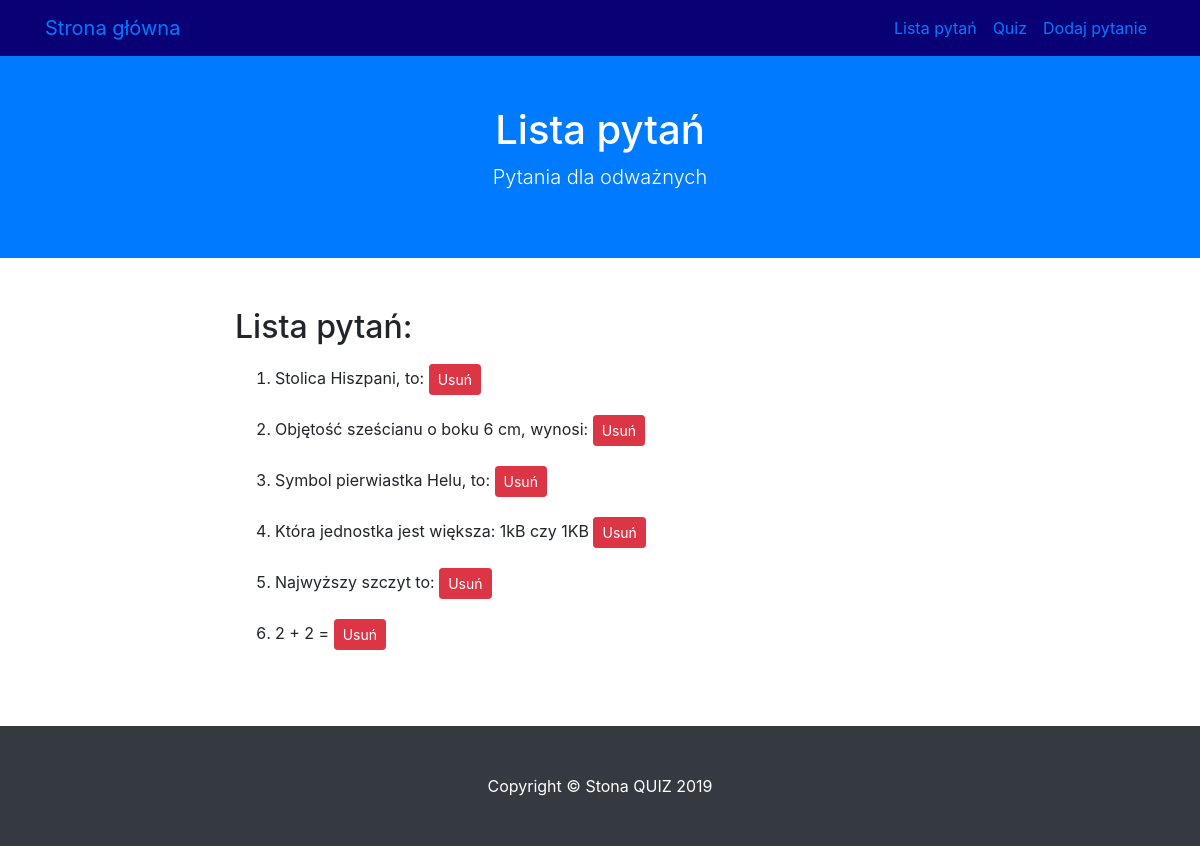
The app's page /lista, older data.
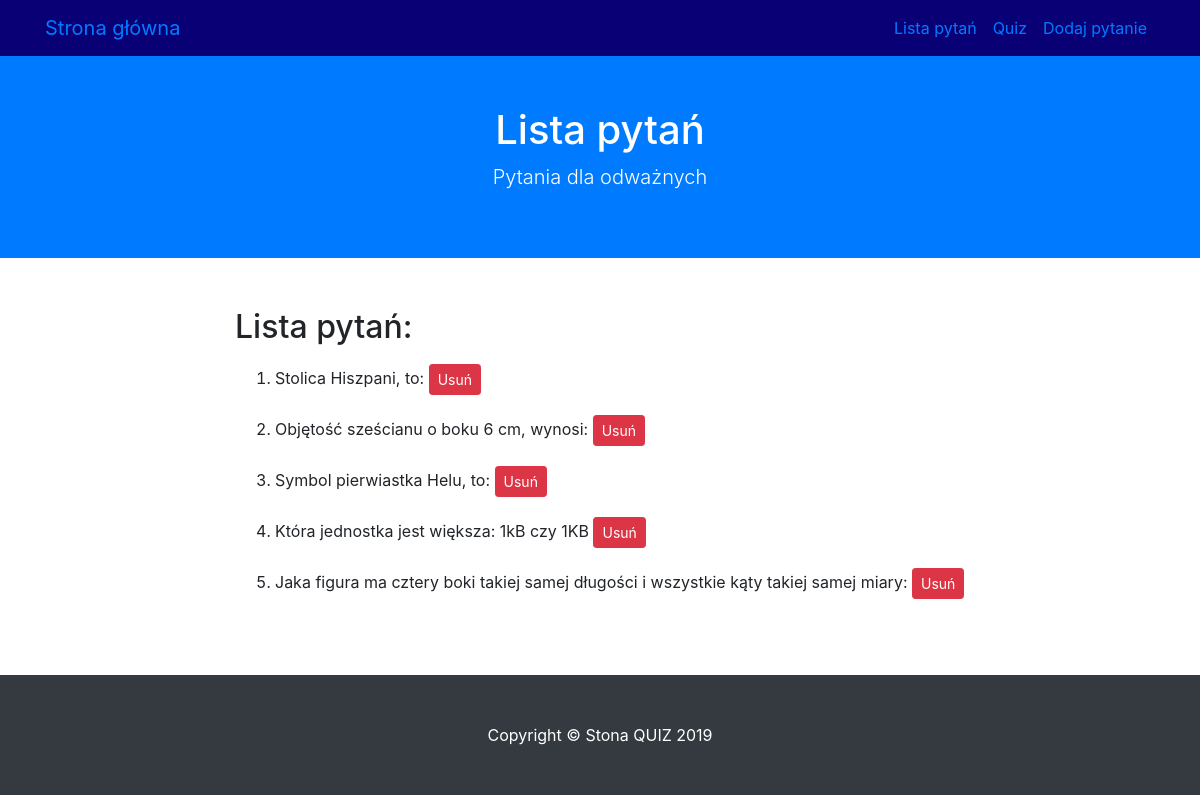
The same page, newer data.
### modele.py (models this page shows)
class BazaModel(Model):
    class Meta:
        database = baza

class Pytanie(BazaModel):
    pytanie = CharField(null=False)
    kategoria = ForeignKeyField(Kategoria, related_name='pytania')

### views.py (the view)
@app.route('/lista')
def lista():
    pytania = Pytanie.select().join(Odpowiedz).distinct().order_by(Pytanie.id)
    return render_template('lista.html', query = pytania)

### app.py (called while the page is built)
@app.before_request
def before_request():
    g.db = baza
    g.db.connect(reuse_if_open=True)

@app.after_request
def after_request(response):
    g.db.close()
    return response

### templates/lista.html (shortened to what this page needs)
{% extends "szablon.html" %}
{% block h1 %} Lista pytań {% endblock %}
{% block tresc %}
    <h2>Lista pytań: </h2>
    <ol>
        {% for p in query %}
            <li class=elemdel> {{ p.pytanie }}
            <a href="{{url_for('usun', pid=p.id) }}" class="btn btn-sm btn-danger">Usuń</a>
            </li>
        {% endfor %}
    </ol>
{% endblock %}

Row changes from the older to the newer data that the page shows:
removed Pytanie: pytanie "Najwyższy szczyt to:"
changed Pytanie: pytanie "2 + 2 =" → "Jaka figura ma cztery boki takiej samej długości i wszystkie kąty takiej samej miary:"
